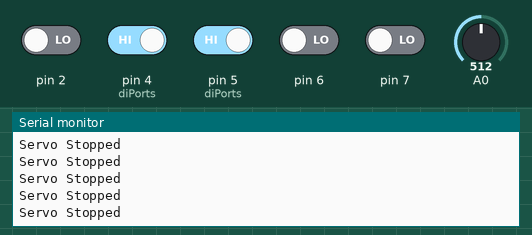
Recording of a sketch running on a simulated Arduino Uno, built with avr-gcc and run on an emulated ATmega328P. Parts: the last lines printed to the serial monitor. Inputs (shaded band) come from the test bench; at power-on: pin 4 (diPorts), pin 5 (diPorts) HIGH, pin 2, pin 6, pin 7 LOW, A0 = 512.

Above: at 1.2 s.
1.3 s: pin 4 (diPorts) driven LOW
At 1.9 s:
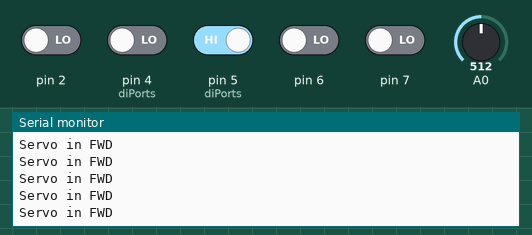
3.2 s: pin 5 (diPorts) driven LOW
At 3.8 s:
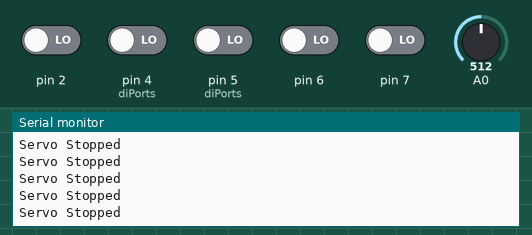
6.2 s: pin 4 (diPorts) driven HIGH
At 6.9 s:
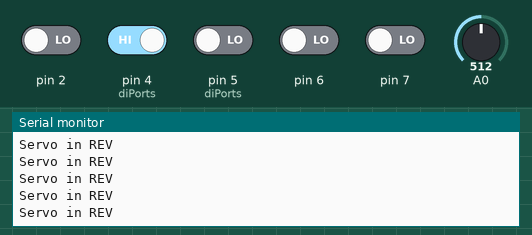
8.1 s: pin 2 driven HIGH and pin 4 (diPorts) driven LOW
At 8.6 s:
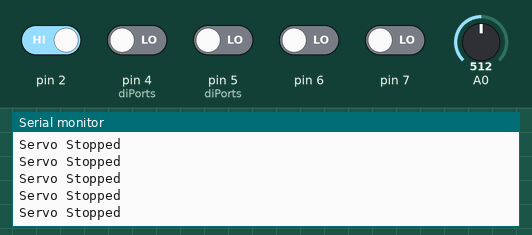
11.1 s: pin 5 (diPorts) driven HIGH
At 11.7 s:
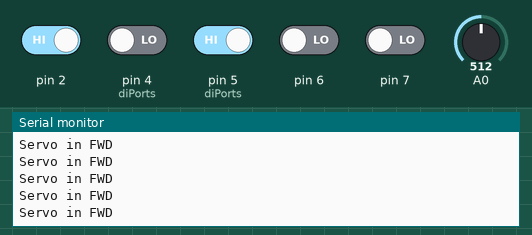
14.1 s: pin 4 (diPorts) driven HIGH
At 14.6 s:
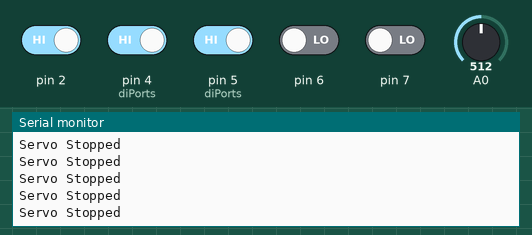

Measured:
- after the input at 1.3 s, the serial monitor: prints a new line after 0.07 s (image 1)
- after the input at 6.2 s, the serial monitor: prints a new line after 0.08 s (image 3)
- after the input at 11.1 s, the serial monitor: prints a new line after 0.08 s (image 5)

The sketch:

firmwareWithPullup.ino
```cpp
#include<Servo.h>
#include<Wire.h>

#define SLAVE_ADDRESS 0x04

Servo trolly;

byte DI_00 = 4; //PD4,ServoFwd
byte DI_01 = 5; //PD5,ServoRev
byte servoPin = 3; //PD3,ServoRev

//Analog Ports
byte potOnePin = 0;// Analog 0 port

byte servoFWD = 0;
byte servoREV = 0;
byte potOneVal = 0;
byte i2cData = 0;
byte valueLow = 0;


struct portStruct {
    byte bitMask;
    byte pin;
    volatile unsigned char *hwPort;
    boolean pullupFlag;
    volatile unsigned char *pullup;
};

portStruct diPorts[2] = {
                            {0b00010000, DI_00,&PIND, true,&PORTD},
                            {0b00100000, DI_01,&PIND, true,&PORTD}
};


void setup()
{
    DDRD |= 00001010; //7,6,5,4,3,2,1,0
    //Setting servoPin as Output, PD4 and PD5 as input.

    initPorts();
    initServo(trolly, servoPin);
    Serial.begin(9600);
    Wire.begin(SLAVE_ADDRESS);
    Wire.onRequest(sendData);


}
void loop()
{
    //Reading Input Signals From Raspberry pi
    servoFWD = readDIPort(DI_00);
    servoREV = readDIPort(DI_01);

    //Reading Analog Sensors
     potOneVal = readPot(potOnePin);

     if( (!servoFWD & !servoREV) || (servoFWD & servoREV) ) {
        Serial.println("Servo Stopped");
        stopServo(trolly);
    } else if ( !servoFWD & servoREV ) {
        Serial.println("Servo in FWD");
        fwdServo(trolly,servoPin);
    } else if ( servoFWD & !servoREV ) {
       Serial.println("Servo in REV");
       revServo(trolly, servoPin);
    }

    /*
    revServo(trolly, servoPin);
    delay(2000);
     stopServo(trolly);
     delay(1000);
    fwdServo(trolly,servoPin);
    delay(2000);
    stopServo(trolly);
     delay(1000);
     */
}
void initPorts()
{
   for( unsigned int i=0; i< sizeof(diPorts)/sizeof(portStruct); i++) {
        pinMode(diPorts[i].pin ,INPUT);
  }
}

boolean readDIPort(byte inputPin)
{
    boolean val;
    byte recd;
    //byte recd = PINC; //change where DI is connected
    for( unsigned int i=0; i< sizeof(diPorts)/sizeof(portStruct); i++) {
        if(diPorts[i].pullupFlag){
            *diPorts[i].pullup |= diPorts[i].bitMask;
            recd = *diPorts[i].hwPort;
        } else
            recd = *diPorts[i].hwPort;
        if( diPorts[i].pin == inputPin ){
            val = (((recd & diPorts[i].bitMask) == 0)? false:true);
            return val;
        }
   }
}

void initServo(Servo servo,byte ServoPin)
{
    servo.attach(ServoPin); // servo attached to Analog Pin 3
    servo.write(90); // Initially the servo must be stopped
}
void stopServo(Servo servo)
{
    servo.write(90); //Stop the Servo
    servo.detach(); // detach servo
}
void fwdServo(Servo servo,byte ServoPin)
{
    servo.attach(ServoPin); // Attach servo
    servo.write(0);//rotate the Servo forward, 74, 77(ok)
}

void revServo(Servo servo, byte ServoPin)
{
    servo.attach(ServoPin); //Attach servo
    servo.write(180); //rotate the Servo reverse , 91 ,94,90(ok)
}

void sendData(){
    i2cData  = potOneVal;
    Wire.write(i2cData);
   // Wire.write(55);

 }

byte readPot(byte potPin){
    float rawV = analogRead(potPin);
    float potval= (rawV/1023.0)*127.0;
    int val = (int)potval;
    //Serial.print("PotValue at Analog");
    //Serial.print(potPin);
    //Serial.print("-->");
    //Serial.println((int)potval);
    if( (val < 128) && (val >= 0))
        return (byte)val;
    else
        return valueLow;
 }
```
